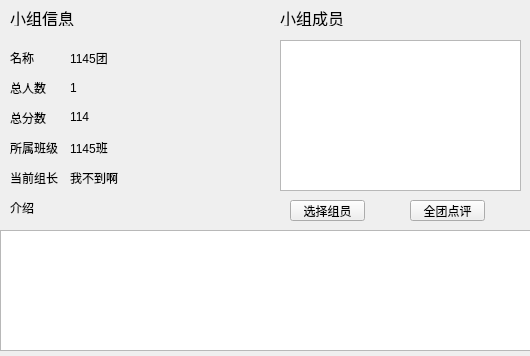
<?xml version="1.0" encoding="UTF-8"?>
<ui version="4.0">
 <class>Form</class>
 <widget class="QWidget" name="Form">
  <property name="geometry">
   <rect>
    <x>0</x>
    <y>0</y>
    <width>530</width>
    <height>356</height>
   </rect>
  </property>
  <property name="windowTitle">
   <string>小组信息</string>
  </property>
  <widget class="QListWidget" name="listWidget">
   <property name="geometry">
    <rect>
     <x>280</x>
     <y>40</y>
     <width>241</width>
     <height>151</height>
    </rect>
   </property>
  </widget>
  <widget class="QLabel" name="label">
   <property name="geometry">
    <rect>
     <x>10</x>
     <y>10</y>
     <width>71</width>
     <height>16</height>
    </rect>
   </property>
   <property name="font">
    <font>
     <pointsize>12</pointsize>
    </font>
   </property>
   <property name="text">
    <string>小组信息</string>
   </property>
  </widget>
  <widget class="QLabel" name="label_2">
   <property name="geometry">
    <rect>
     <x>10</x>
     <y>50</y>
     <width>54</width>
     <height>16</height>
    </rect>
   </property>
   <property name="text">
    <string>名称</string>
   </property>
  </widget>
  <widget class="QLabel" name="label_3">
   <property name="geometry">
    <rect>
     <x>10</x>
     <y>140</y>
     <width>54</width>
     <height>16</height>
    </rect>
   </property>
   <property name="text">
    <string>所属班级</string>
   </property>
  </widget>
  <widget class="QLabel" name="label_4">
   <property name="geometry">
    <rect>
     <x>10</x>
     <y>110</y>
     <width>54</width>
     <height>16</height>
    </rect>
   </property>
   <property name="text">
    <string>总分数</string>
   </property>
  </widget>
  <widget class="QLabel" name="label_5">
   <property name="geometry">
    <rect>
     <x>10</x>
     <y>80</y>
     <width>54</width>
     <height>16</height>
    </rect>
   </property>
   <property name="text">
    <string>总人数</string>
   </property>
  </widget>
  <widget class="QLabel" name="label_6">
   <property name="geometry">
    <rect>
     <x>70</x>
     <y>50</y>
     <width>151</width>
     <height>16</height>
    </rect>
   </property>
   <property name="text">
    <string>1145团</string>
   </property>
  </widget>
  <widget class="QLabel" name="label_7">
   <property name="geometry">
    <rect>
     <x>70</x>
     <y>140</y>
     <width>201</width>
     <height>16</height>
    </rect>
   </property>
   <property name="text">
    <string>1145班</string>
   </property>
  </widget>
  <widget class="QLabel" name="label_8">
   <property name="geometry">
    <rect>
     <x>70</x>
     <y>110</y>
     <width>201</width>
     <height>31</height>
    </rect>
   </property>
   <property name="text">
    <string>114</string>
   </property>
   <property name="alignment">
    <set>Qt::AlignLeading|Qt::AlignLeft|Qt::AlignTop</set>
   </property>
  </widget>
  <widget class="QLabel" name="label_9">
   <property name="geometry">
    <rect>
     <x>70</x>
     <y>80</y>
     <width>201</width>
     <height>16</height>
    </rect>
   </property>
   <property name="text">
    <string>1</string>
   </property>
  </widget>
  <widget class="QLabel" name="label_10">
   <property name="geometry">
    <rect>
     <x>10</x>
     <y>170</y>
     <width>54</width>
     <height>16</height>
    </rect>
   </property>
   <property name="text">
    <string>当前组长</string>
   </property>
  </widget>
  <widget class="QLabel" name="label_11">
   <property name="geometry">
    <rect>
     <x>70</x>
     <y>170</y>
     <width>201</width>
     <height>16</height>
    </rect>
   </property>
   <property name="text">
    <string>我不到啊</string>
   </property>
  </widget>
  <widget class="QLabel" name="label_12">
   <property name="geometry">
    <rect>
     <x>280</x>
     <y>10</y>
     <width>71</width>
     <height>16</height>
    </rect>
   </property>
   <property name="font">
    <font>
     <pointsize>12</pointsize>
    </font>
   </property>
   <property name="text">
    <string>小组成员</string>
   </property>
  </widget>
  <widget class="QLabel" name="label_13">
   <property name="geometry">
    <rect>
     <x>10</x>
     <y>200</y>
     <width>54</width>
     <height>16</height>
    </rect>
   </property>
   <property name="text">
    <string>介绍</string>
   </property>
  </widget>
  <widget class="QTextBrowser" name="textBrowser">
   <property name="geometry">
    <rect>
     <x>0</x>
     <y>230</y>
     <width>531</width>
     <height>121</height>
    </rect>
   </property>
  </widget>
  <widget class="QPushButton" name="pushButton">
   <property name="geometry">
    <rect>
     <x>290</x>
     <y>200</y>
     <width>75</width>
     <height>21</height>
    </rect>
   </property>
   <property name="text">
    <string>选择组员</string>
   </property>
  </widget>
  <widget class="QPushButton" name="pushButton_2">
   <property name="geometry">
    <rect>
     <x>410</x>
     <y>200</y>
     <width>75</width>
     <height>21</height>
    </rect>
   </property>
   <property name="text">
    <string>全团点评</string>
   </property>
  </widget>
 </widget>
 <resources/>
 <connections/>
</ui>
